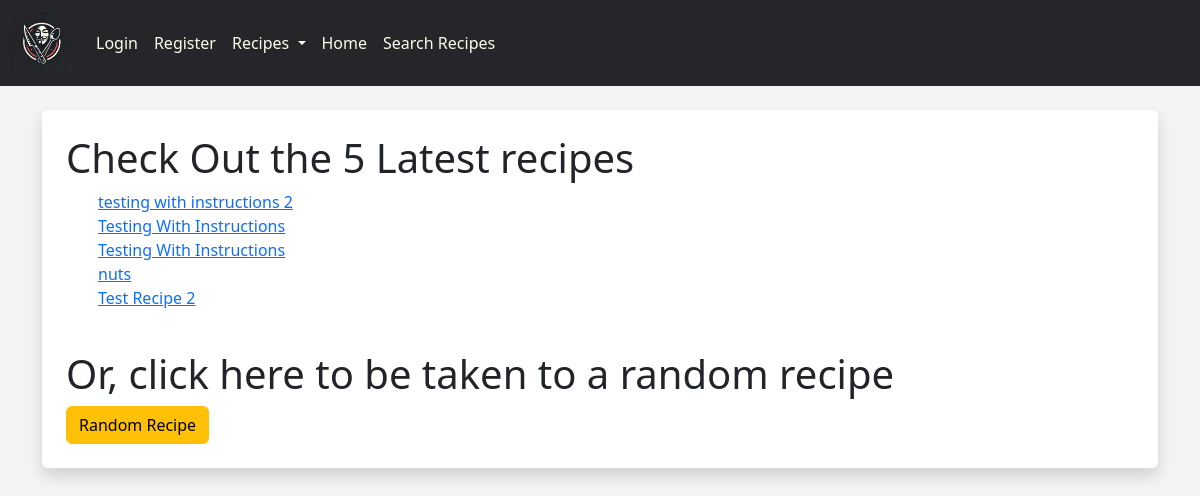
The app's page /voxpopulirecipes/, older data.
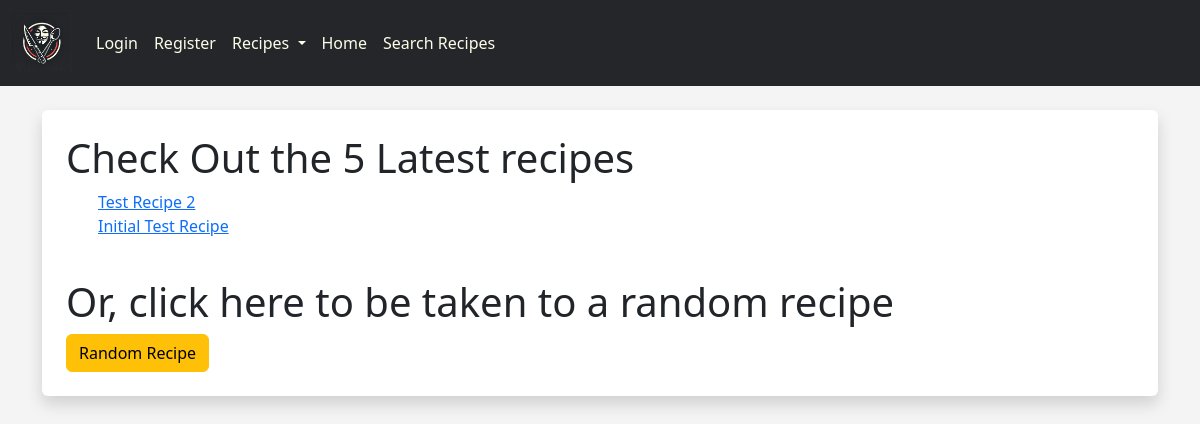
The same page, newer data.
### voxpopulirecipes/models.py (models this page shows, shortened)
class Recipe(models.Model):
    title = models.CharField(max_length=200)
    pub_date = models.DateTimeField("date published")
    created_by = models.CharField(max_length=200, blank=True, null=True)

### voxpopulirecipes/views.py (the view)
# urls.py: path("", views.main, name="main"),
def main(request):
    lastest_recipe_list = Recipe.objects.filter(pub_date__lte=timezone.now()).order_by("-pub_date")[:5]
    all_recipes = Recipe.objects.all().order_by("id")
    all_unique_ingredients = Ingredient.objects.values_list("ingredient_text", flat=True).distinct().order_by("ingredient_text")
    template = loader.get_template("voxpopulirecipes/main.html")
    context = {
        "latest_recipe_list": lastest_recipe_list,
        "all_recipes": all_recipes,
        "all_unique_ingredients": all_unique_ingredients
    }
    return HttpResponse(template.render(context, request))

### voxpopulirecipes/templates/voxpopulirecipes/main.html (shortened to what this page needs)
{% extends 'voxpopulirecipes/base.html' %}
{% block content %}
<div class='shadow p-4 mb-5 bg-body rounded'>
    <div id="body">
    {% if latest_recipe_list %}
        <div>
        <h1>Check Out the 5 Latest recipes</h1>
        <ul>
        {% for recipe in latest_recipe_list %}
            <li class="list-group-item"><a href="{% url 'voxpopulirecipes:detail' recipe.id %}">{{ recipe.title }}</a></li>
        {% endfor %}
        </ul>
    <br>
    <h1>Or, click here to be taken to a random recipe</h1>
    <button class="btn btn-warning" id="random_recipe"> Random Recipe </button>
    </div>
        {% else %}
            <div>
            <p>No recipes are available.</p>
            </div>
        {% endif %}
    </div>
</div>
{% endblock %}

Row changes from the older to the newer data that the page shows:
removed Recipe: title "testing with instructions 2"
removed Recipe: title "Testing With Instructions"
removed Recipe: title "Testing With Instructions"
removed Recipe: title "nuts"
now on this page (row unchanged): Recipe: title "Initial Test Recipe"
